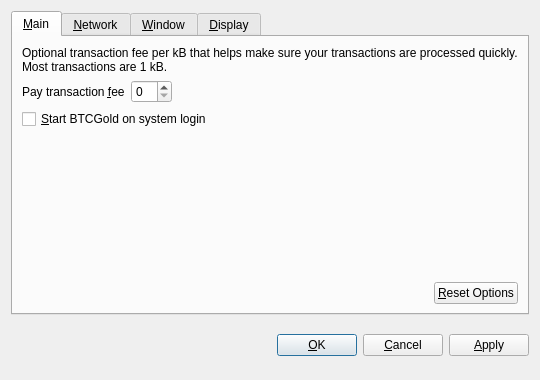
<?xml version="1.0" encoding="UTF-8"?>
<ui version="4.0">
 <class>OptionsDialog</class>
 <widget class="QDialog" name="OptionsDialog">
  <property name="geometry">
   <rect>
    <x>0</x>
    <y>0</y>
    <width>540</width>
    <height>380</height>
   </rect>
  </property>
  <property name="windowTitle">
   <string>Options</string>
  </property>
  <property name="modal">
   <bool>true</bool>
  </property>
  <layout class="QVBoxLayout" name="verticalLayout">
   <item>
    <widget class="QTabWidget" name="tabWidget">
     <property name="tabPosition">
      <enum>QTabWidget::North</enum>
     </property>
     <property name="currentIndex">
      <number>0</number>
     </property>
     <widget class="QWidget" name="tabMain">
      <attribute name="title">
       <string>&amp;Main</string>
      </attribute>
      <layout class="QVBoxLayout" name="verticalLayout_Main">
       <item>
        <widget class="QLabel" name="transactionFeeInfoLabel">
         <property name="text">
          <string>Optional transaction fee per kB that helps make sure your transactions are processed quickly. Most transactions are 1 kB.</string>
         </property>
         <property name="textFormat">
          <enum>Qt::PlainText</enum>
         </property>
         <property name="wordWrap">
          <bool>true</bool>
         </property>
        </widget>
       </item>
       <item>
        <layout class="QHBoxLayout" name="horizontalLayout_1_Main">
         <item>
          <widget class="QLabel" name="transactionFeeLabel">
           <property name="text">
            <string>Pay transaction &amp;fee</string>
           </property>
           <property name="textFormat">
            <enum>Qt::PlainText</enum>
           </property>
           <property name="buddy">
            <cstring>transactionFee</cstring>
           </property>
          </widget>
         </item>
         <item>
          <widget class="BitcoinAmountField" name="transactionFee"/>
         </item>
         <item>
          <spacer name="horizontalSpacer_1_Main">
           <property name="orientation">
            <enum>Qt::Horizontal</enum>
           </property>
           <property name="sizeHint" stdset="0">
            <size>
             <width>40</width>
             <height>20</height>
            </size>
           </property>
          </spacer>
         </item>
        </layout>
       </item>
       <item>
        <widget class="QCheckBox" name="bitcoinAtStartup">
         <property name="toolTip">
          <string>Automatically start BTCGold after logging in to the system.</string>
         </property>
         <property name="text">
          <string>&amp;Start BTCGold on system login</string>
         </property>
        </widget>
       </item>
       <item>
        <spacer name="verticalSpacer_Main">
         <property name="orientation">
          <enum>Qt::Vertical</enum>
         </property>
         <property name="sizeHint" stdset="0">
          <size>
           <width>20</width>
           <height>40</height>
          </size>
         </property>
        </spacer>
       </item>
       <item>
        <layout class="QHBoxLayout" name="horizontalLayout_2_Main">
         <item>
          <spacer name="horizontalSpacer_2_Main">
           <property name="orientation">
            <enum>Qt::Horizontal</enum>
           </property>
           <property name="sizeHint" stdset="0">
            <size>
             <width>40</width>
             <height>20</height>
            </size>
           </property>
          </spacer>
         </item>
         <item>
          <widget class="QPushButton" name="resetButton">
           <property name="toolTip">
            <string>Reset all client options to default.</string>
           </property>
           <property name="text">
            <string>&amp;Reset Options</string>
           </property>
           <property name="autoDefault">
            <bool>false</bool>
           </property>
          </widget>
         </item>
        </layout>
       </item>
      </layout>
     </widget>
     <widget class="QWidget" name="tabNetwork">
      <attribute name="title">
       <string>&amp;Network</string>
      </attribute>
      <layout class="QVBoxLayout" name="verticalLayout_Network">
       <item>
        <widget class="QCheckBox" name="mapPortUpnp">
         <property name="toolTip">
          <string>Automatically open the BTCGold client port on the router. This only works when your router supports UPnP and it is enabled.</string>
         </property>
         <property name="text">
          <string>Map port using &amp;UPnP</string>
         </property>
        </widget>
       </item>
       <item>
        <widget class="QCheckBox" name="connectSocks">
         <property name="toolTip">
          <string>Connect to the BTCGold network through a SOCKS proxy (e.g. when connecting through Tor).</string>
         </property>
         <property name="text">
          <string>&amp;Connect through SOCKS proxy:</string>
         </property>
        </widget>
       </item>
       <item>
        <layout class="QHBoxLayout" name="horizontalLayout_Network">
         <item>
          <widget class="QLabel" name="proxyIpLabel">
           <property name="text">
            <string>Proxy &amp;IP:</string>
           </property>
           <property name="textFormat">
            <enum>Qt::PlainText</enum>
           </property>
           <property name="buddy">
            <cstring>proxyIp</cstring>
           </property>
          </widget>
         </item>
         <item>
          <widget class="QValidatedLineEdit" name="proxyIp">
           <property name="maximumSize">
            <size>
             <width>140</width>
             <height>16777215</height>
            </size>
           </property>
           <property name="toolTip">
            <string>IP address of the proxy (e.g. 127.0.0.1)</string>
           </property>
          </widget>
         </item>
         <item>
          <widget class="QLabel" name="proxyPortLabel">
           <property name="text">
            <string>&amp;Port:</string>
           </property>
           <property name="textFormat">
            <enum>Qt::PlainText</enum>
           </property>
           <property name="buddy">
            <cstring>proxyPort</cstring>
           </property>
          </widget>
         </item>
         <item>
          <widget class="QLineEdit" name="proxyPort">
           <property name="maximumSize">
            <size>
             <width>55</width>
             <height>16777215</height>
            </size>
           </property>
           <property name="toolTip">
            <string>Port of the proxy (e.g. 9050)</string>
           </property>
          </widget>
         </item>
         <item>
          <widget class="QLabel" name="socksVersionLabel">
           <property name="text">
            <string>SOCKS &amp;Version:</string>
           </property>
           <property name="textFormat">
            <enum>Qt::PlainText</enum>
           </property>
           <property name="buddy">
            <cstring>socksVersion</cstring>
           </property>
          </widget>
         </item>
         <item>
          <widget class="QValueComboBox" name="socksVersion">
           <property name="toolTip">
            <string>SOCKS version of the proxy (e.g. 5)</string>
           </property>
          </widget>
         </item>
         <item>
          <spacer name="horizontalSpacer_Network">
           <property name="orientation">
            <enum>Qt::Horizontal</enum>
           </property>
           <property name="sizeHint" stdset="0">
            <size>
             <width>40</width>
             <height>20</height>
            </size>
           </property>
          </spacer>
         </item>
        </layout>
       </item>
       <item>
        <spacer name="verticalSpacer_Network">
         <property name="orientation">
          <enum>Qt::Vertical</enum>
         </property>
         <property name="sizeHint" stdset="0">
          <size>
           <width>20</width>
           <height>40</height>
          </size>
         </property>
        </spacer>
       </item>
      </layout>
     </widget>
     <widget class="QWidget" name="tabWindow">
      <attribute name="title">
       <string>&amp;Window</string>
      </attribute>
      <layout class="QVBoxLayout" name="verticalLayout_Window">
       <item>
        <widget class="QCheckBox" name="minimizeToTray">
         <property name="toolTip">
          <string>Show only a tray icon after minimizing the window.</string>
         </property>
         <property name="text">
          <string>&amp;Minimize to the tray instead of the taskbar</string>
         </property>
        </widget>
       </item>
       <item>
        <widget class="QCheckBox" name="minimizeOnClose">
         <property name="toolTip">
          <string>Minimize instead of exit the application when the window is closed. When this option is enabled, the application will be closed only after selecting Quit in the menu.</string>
         </property>
         <property name="text">
          <string>M&amp;inimize on close</string>
         </property>
        </widget>
       </item>
       <item>
        <spacer name="verticalSpacer_Window">
         <property name="orientation">
          <enum>Qt::Vertical</enum>
         </property>
         <property name="sizeHint" stdset="0">
          <size>
           <width>20</width>
           <height>40</height>
          </size>
         </property>
        </spacer>
       </item>
      </layout>
     </widget>
     <widget class="QWidget" name="tabDisplay">
      <attribute name="title">
       <string>&amp;Display</string>
      </attribute>
      <layout class="QVBoxLayout" name="verticalLayout_Display">
       <item>
        <layout class="QHBoxLayout" name="horizontalLayout_1_Display">
         <item>
          <widget class="QLabel" name="langLabel">
           <property name="text">
            <string>User Interface &amp;language:</string>
           </property>
           <property name="textFormat">
            <enum>Qt::PlainText</enum>
           </property>
           <property name="buddy">
            <cstring>lang</cstring>
           </property>
          </widget>
         </item>
         <item>
          <widget class="QValueComboBox" name="lang">
           <property name="toolTip">
            <string>The user interface language can be set here. This setting will take effect after restarting BTCGold.</string>
           </property>
          </widget>
         </item>
        </layout>
       </item>
       <item>
        <layout class="QHBoxLayout" name="horizontalLayout_2_Display">
         <item>
          <widget class="QLabel" name="unitLabel">
           <property name="text">
            <string>&amp;Unit to show amounts in:</string>
           </property>
           <property name="textFormat">
            <enum>Qt::PlainText</enum>
           </property>
           <property name="buddy">
            <cstring>unit</cstring>
           </property>
          </widget>
         </item>
         <item>
          <widget class="QValueComboBox" name="unit">
           <property name="toolTip">
            <string>Choose the default subdivision unit to show in the interface and when sending coins.</string>
           </property>
          </widget>
         </item>
        </layout>
       </item>
       <item>
        <widget class="QCheckBox" name="displayAddresses">
         <property name="toolTip">
          <string>Whether to show BTCGold addresses in the transaction list or not.</string>
         </property>
         <property name="text">
          <string>&amp;Display addresses in transaction list</string>
         </property>
        </widget>
       </item>
       <item>
        <widget class="QCheckBox" name="coinControlFeatures">
         <property name="toolTip">
          <string>Whether to show coin control features or not.</string>
         </property>
         <property name="text">
          <string>Display coin &amp;control features (experts only!)</string>
         </property>
        </widget>
       </item>
       <item>
        <spacer name="verticalSpacer_Display">
         <property name="orientation">
          <enum>Qt::Vertical</enum>
         </property>
         <property name="sizeHint" stdset="0">
          <size>
           <width>20</width>
           <height>40</height>
          </size>
         </property>
        </spacer>
       </item>
      </layout>
     </widget>
    </widget>
   </item>
   <item>
    <layout class="QHBoxLayout" name="horizontalLayout_Buttons">
     <item>
      <spacer name="horizontalSpacer_1">
       <property name="orientation">
        <enum>Qt::Horizontal</enum>
       </property>
       <property name="sizeHint" stdset="0">
        <size>
         <width>40</width>
         <height>48</height>
        </size>
       </property>
      </spacer>
     </item>
     <item>
      <widget class="QLabel" name="statusLabel">
       <property name="font">
        <font>
         <weight>75</weight>
         <bold>true</bold>
        </font>
       </property>
       <property name="text">
        <string/>
       </property>
       <property name="textFormat">
        <enum>Qt::PlainText</enum>
       </property>
       <property name="wordWrap">
        <bool>true</bool>
       </property>
      </widget>
     </item>
     <item>
      <spacer name="horizontalSpacer_2">
       <property name="orientation">
        <enum>Qt::Horizontal</enum>
       </property>
       <property name="sizeHint" stdset="0">
        <size>
         <width>40</width>
         <height>48</height>
        </size>
       </property>
      </spacer>
     </item>
     <item>
      <widget class="QPushButton" name="okButton">
       <property name="text">
        <string>&amp;OK</string>
       </property>
      </widget>
     </item>
     <item>
      <widget class="QPushButton" name="cancelButton">
       <property name="text">
        <string>&amp;Cancel</string>
       </property>
       <property name="autoDefault">
        <bool>false</bool>
       </property>
      </widget>
     </item>
     <item>
      <widget class="QPushButton" name="applyButton">
       <property name="text">
        <string>&amp;Apply</string>
       </property>
       <property name="autoDefault">
        <bool>false</bool>
       </property>
      </widget>
     </item>
    </layout>
   </item>
  </layout>
 </widget>
 <customwidgets>
  <customwidget>
   <class>BitcoinAmountField</class>
   <extends>QSpinBox</extends>
   <header>bitcoinamountfield.h</header>
  </customwidget>
  <customwidget>
   <class>QValueComboBox</class>
   <extends>QComboBox</extends>
   <header>qvaluecombobox.h</header>
  </customwidget>
  <customwidget>
   <class>QValidatedLineEdit</class>
   <extends>QLineEdit</extends>
   <header>qvalidatedlineedit.h</header>
  </customwidget>
 </customwidgets>
 <resources/>
 <connections/>
</ui>
